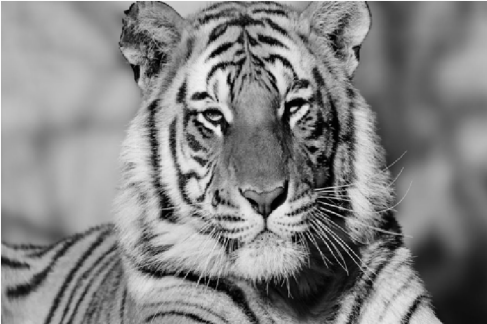
#> input picture HW04/data/tiger.png, 487 x 324 px
$ jupyter execute 'Week4_(R_Holik).ipynb'   (shell and % lines are left out)
#> lines starting #> are read from the running program, lines starting #| are printed output that depends on the picture; after the words box and inside, x2 and y2 are one past the last pixel; in counts of white or black regions, pixels touching at a corner belong together
<center></center>

<h1 style='text-align: center;'>Katz School of Science and Health</h1>
<h1 style='text-align: center;'>AIM 5007 Neural Networks and Deep Learning</h1>
<p>
<h2 style='text-align: center;'>Homework 04</h1>
<br><br>

<h3 style='text-align: center;'>Radek Jan Holik</h3>
<br>
<br>

# Package import

[cell 1]
# Import some important packages here
import cv2 as cv
import numpy as np
import matplotlib.pyplot as plt
from matplotlib import cm
import warnings
warnings.filterwarnings("ignore")

# 1. Calculate Image gradient of tiger image (20 points)

- read and show the tiger image

[cell 2]
# Read image
im_t = cv.imread('./data/tiger.png', 0).astype(np.float64)
#> im_t: shape (324, 487) float64; min 0, max 254, mean 131.5

# Resize / Change its dimensions
im_t = cv.resize(im_t, (480,320))
#> im_t: shape (320, 480) float64

[cell 3]
# Show image
plt.figure(figsize = (8, 5))
plt.imshow(im_t, 'gray')
plt.title("Original Image")
plt.axis('off')
plt.show()

- show the gradient of x and y, respectively

[cell 4]
# Roberts Kernels

# Mask for ∂f/∂x
maskX = np.array([[1, 0], [0, -1]])

# Mask for ∂f/∂y
maskY = np.array([[0, 1], [-1, 0]])

[cell 5]
# # Image derivative in x direction
derX = cv.filter2D(src = im_t, ddepth = cv.CV_64F, kernel = maskX)

# # Image derivative in y direction
derY = cv.filter2D(src = im_t, ddepth = cv.CV_64F, kernel = maskY)

[cell 6]
# Show images
images = [derX, derY]
titles = ["Image derivative in x direction","Image derivative in y direction"]

plt.figure(figsize = (12, 4))
for i in range(len(images)):
    plt.subplot(1, 2, i+1)
    plt.imshow(images[i], 'gray', aspect="auto")
    plt.title(titles[i])
    plt.axis('off')
    plt.subplots_adjust(wspace = 0.05)
#> this loop made 2 passes

plt.show()

[cell 7]
# Gradient Magnitude
# Find magnitude and angle
[Gmag, Gdir] = np.sqrt(derX**2 + derY**2), np.arctan2(derX, derY) * (180 / np.pi)
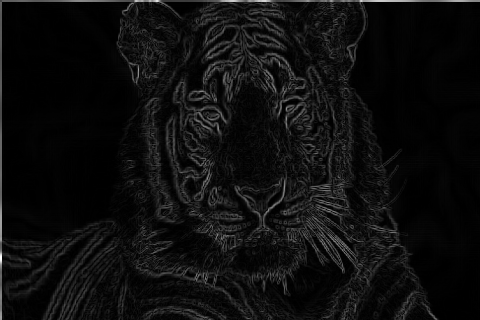
#> Gmag: shape (320, 480) float64; min 0, max 307.7, mean 17.4; drawn with min black and max white
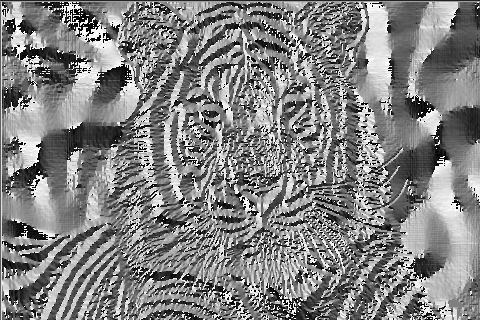
#> Gdir: shape (320, 480) float64; min -180, max 180, mean 3.4; drawn with min black and max white

[cell 8]
# Show image
plt.figure(figsize = (8, 5))
plt.imshow(Gmag, 'gray')
plt.title("Gradient Magnitude")
plt.axis('off')
plt.show()

# 2. Implement Sobel edge detection of bird image (30 points)

- read and show the bird image

[cell 9]
# Read image
im_b = cv.imread('./data/bird.png', 0).astype(np.float64)
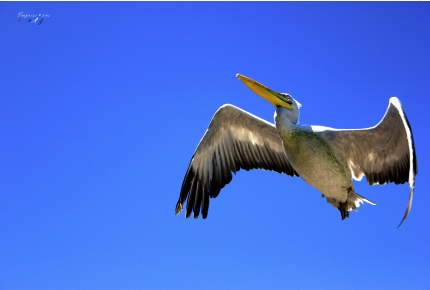
#> input picture HW04/data/bird.png, 430 x 290 px
#> im_b: shape (290, 430) float64; min 0, max 255, mean 111.1

# Resize / Change its dimensions
im_b = cv.resize(im_b, (480,320))
#> im_b: shape (320, 480) float64

[cell 10]
# Show image
plt.figure(figsize = (8, 5))
plt.imshow(im_b, 'gray')
plt.title("Original Image")
plt.axis('off')
plt.show()

- show the gradient of x and y, respectively

[cell 11]
# # Image derivative in x direction
derX = cv.Sobel(im_b, ddepth = cv.CV_64F, dx = 1, dy = 0, ksize = 3)

# Image derivative in y direction
derY = cv.Sobel(im_b, ddepth = cv.CV_64F, dx = 0, dy = 1, ksize = 3)

[cell 12]
# Show images
images = [derX, derY]
titles = ["Image derivative in x direction", "Image derivative in y direction"]

plt.figure(figsize = (12, 4))
for i in range(len(images)):
    plt.subplot(1, 2, i+1)
    plt.imshow(images[i], 'gray', aspect="auto")
    plt.title(titles[i])
    plt.axis('off')
    plt.subplots_adjust(wspace = 0.05)

plt.show()

- show gradient magnitude

[cell 13]
# Gradient Magnitude
# Find magnitude and angle
[Gmag, Gdir] = np.sqrt(derX**2 + derY**2), np.arctan2(derX, derY) * (180 / np.pi)
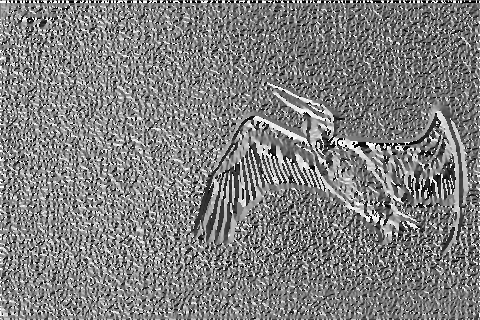
#> Gdir: shape (320, 480) float64; min -180, max 180, mean 0.1; drawn with min black and max white

[cell 14]
# Show images
images = [Gmag, Gdir]
titles = ["Gradient Magnitude", "Angle in degrees [ -180 , 180]"]

plt.figure(figsize = (12, 4))
for i in range(len(images)):
    plt.subplot(1, 2, i+1)
    if i == 0:
        plt.imshow(images[i] / (4 * np.sqrt(2) ), 'gray', aspect="auto")
    else:
        plt.imshow((images[i] + 180.0) / 360.0, 'gray', aspect="auto")
    plt.title(titles[i])
    plt.axis('off')
    plt.subplots_adjust(wspace = 0.05)

plt.show()
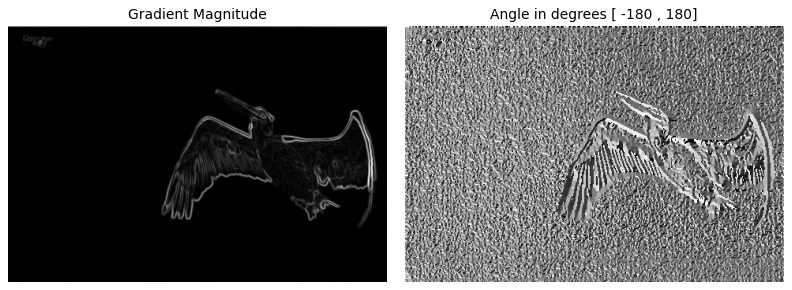
#> figure drawn by matplotlib, 2 panels

- show results of different thresholds

[cell 15]
plt.figure(figsize = (14, 12))
for idx, value in enumerate(range(50,451,50)):
    binaryImage = Gmag > value
    plt.subplot(3, 3, idx+1)
    plt.imshow(binaryImage, 'gray', aspect="auto")
    plt.title(f"Threshold value : {value}")
    plt.axis('off')
    plt.subplots_adjust(wspace = 0.05)
#> this loop made 9 passes
#> pass 1, `binaryImage = Gmag > value`:
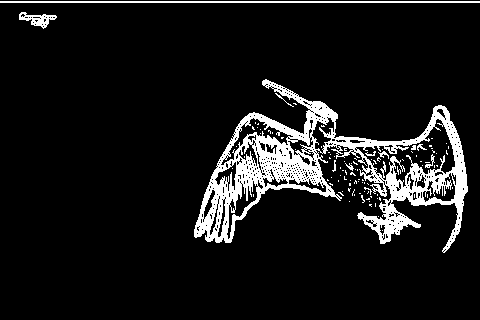
#> binaryImage: shape (320, 480) bool; 9.3% white; 105 white regions (94 under 20 px), largest, box (x1, y1, x2, y2) and area: (194, 79, 468, 253) 12488, (0, 1, 480, 3) 960, (19, 12, 57, 29) 279

plt.show()
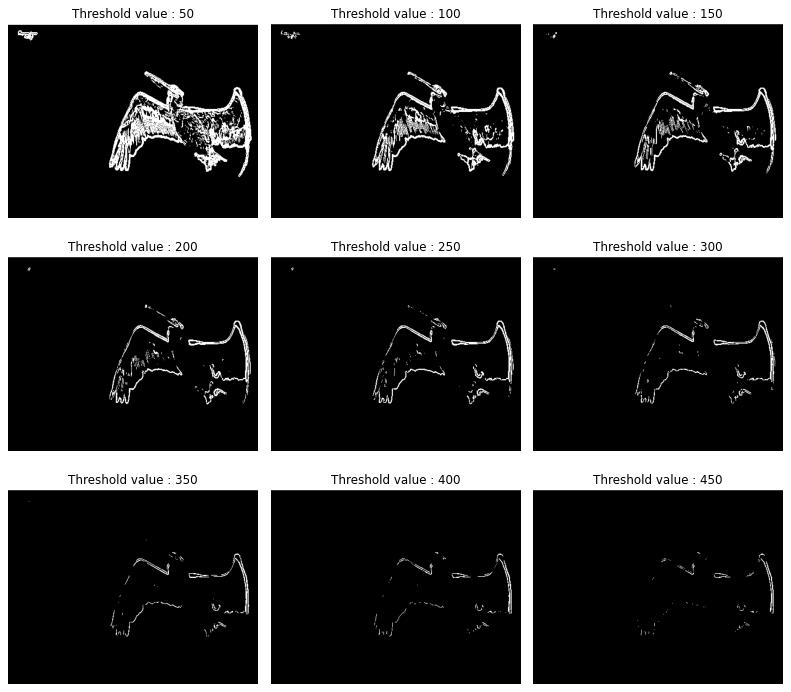
#> figure drawn by matplotlib, 9 panels

# 3. Implement LOG edge detection of bird image (20 points)

- read and show the bird image

[cell 16]
# Read image
im_b = cv.imread('./data/bird.png', 0).astype(np.float64)

# Resize / Change its dimensions
im_b = cv.resize(im_b, (480,320))

[cell 17]
# Show image
plt.figure(figsize = (8, 5))
plt.imshow(im_b, 'gray')
plt.title("Original Image")
plt.axis('off')
plt.show()

- show results of LOG edge detection

[cell 18]
# Apply Gaussian smoothing to the image
img_blur = cv.GaussianBlur(im_b, (7, 7), 1)
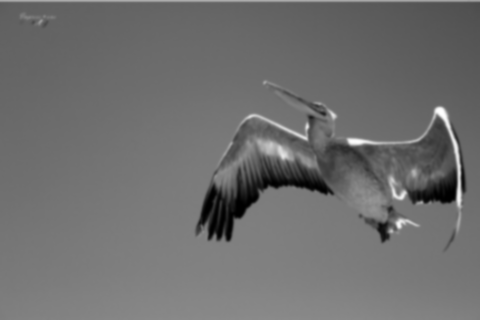
#> img_blur: shape (320, 480) float64; min 0, max 254.9, mean 111

[cell 19]
# Apply the Laplacian filter to the smoothed image
laplacian = cv.Laplacian(img_blur, cv.CV_64F)
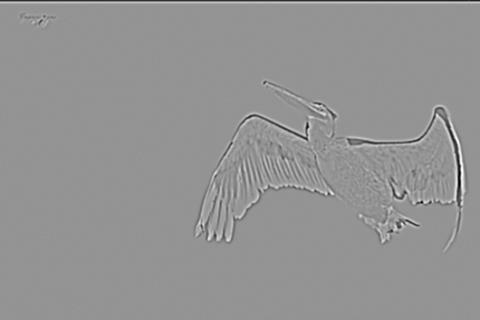
#> laplacian: shape (320, 480) float64; min -73.22, max 52.92, mean -0.1; drawn with min black and max white

[cell 20]
# Apply thresholding to the Laplacian image
thresh = 0.1 * laplacian.max()
#> thresh = 5.29
laplacian[laplacian < thresh] = 0

[cell 21]
binaryImage = laplacian > 2
#> binaryImage: shape (320, 480) bool; 4.3% white in thin lines or dots, all inside (x1, y1, x2, y2) = (0, 2, 480, 252)

[cell 22]
# Show images
images = [laplacian, binaryImage]
titles = ["LOG, with σ = 1", "LOG, with σ = 1 and threshold = 2"]

plt.figure(figsize = (12, 4))
for i in range(len(images)):
    plt.subplot(1, 2, i+1)
    plt.imshow(images[i], 'gray', aspect="auto")
    plt.title(titles[i])
    plt.axis('off')
    plt.subplots_adjust(wspace = 0.05)

plt.show()

# 4. Implement Canny edge detection of bird image (20 points)

- show results of Canny edge detection

[cell 23]
# Read image
im_b = cv.imread('./data/bird.png', 0)
#> im_b: shape (290, 430); min 0, max 255, mean 111.1

# Resize / Change its dimensions
im_b = cv.resize(im_b, (480,320))
#> im_b: shape (320, 480)

[cell 24]
# Apply Gaussian smoothing to the image
img_blur = cv.GaussianBlur(im_b, (3, 3), 0)

[cell 25]
# Apply Canny edge detection to the smoothed image
edges = cv.Canny(img_blur, 5, 50)
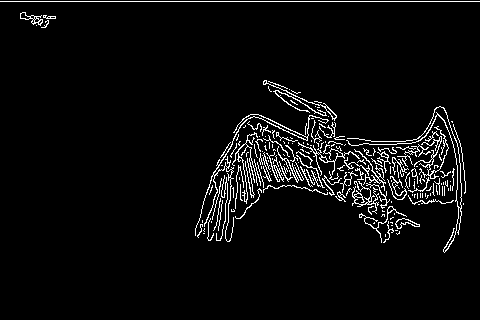
#> edges: shape (320, 480); 4.5% white in thin lines or dots, all inside (x1, y1, x2, y2) = (0, 1, 480, 253)

[cell 26]
# Show images
images = [im_b, edges]
titles = ["Original Image", "Canny between 5 and 50"]

plt.figure(figsize = (12, 4))
for i in range(len(images)):
    plt.subplot(1, 2, i+1)
    plt.imshow(images[i], 'gray', aspect="auto")
    plt.title(titles[i])
    plt.axis('off')
    plt.subplots_adjust(wspace = 0.05)

plt.show()
